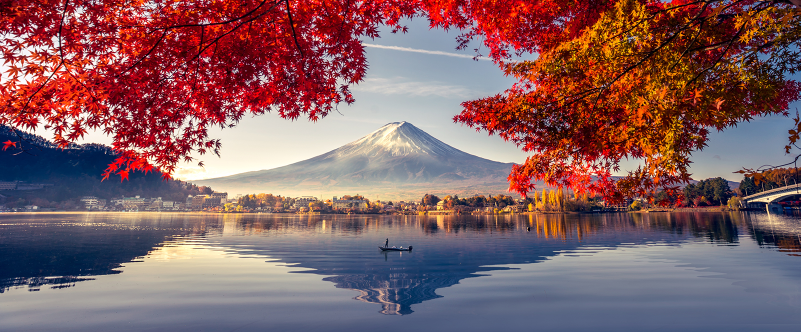
#> input picture 10-Modulos_Python_adicionales/imagen.jpg, 1601 x 664 px (shown at 1/2 size)
$ jupyter execute 04_modulo_pillow.ipynb
#> lines starting #> are read from the running program, lines starting #| are printed output that depends on the picture
# Módulo 10: Módulos adicionales de Python

## Parte 4: Trabajar con imágenes (módulo pillow)

El módulo Pillow (PIL) es una biblioteca popular de procesamiento de imágenes en Python. Proporciona una amplia gama de funciones y métodos para abrir, manipular y guardar diferentes formatos de archivo de Image. El módulo Pillow se usa ampliamente en aplicaciones que involucran procesamiento de imágenes, visión por computador y gráficos. Exploremos las características clave del módulo Pillow.

### 4.1. Introducción al módulo pillow

El módulo pillow proporciona una interfaz fácil de usar para realizar varias tareas relacionadas con imágenes, como abrir, cambiar el tamaño, recortar, aplicar filtros y guardar imágenes en diferentes formatos. El módulo Pillow admite una amplia gama de formatos de archivo de imagen, lo que lo hace versátil para trabajar con diferentes tipos de imágenes.

[cell 1]
from PIL import Image

# Abrir un archivo de imagen
imagen = Image.open("imagen.jpg")
#> imagen is the input picture: PIL image 1601x664 RGB; mean R, G, B 131.9, 94.8, 98.4

# Mostrar propiedades de la imagen
print("Formato de imagen:", imagen.format)
#| Formato de imagen: JPEG
print("Tamaño de la imagen:", imagen.size)
#| Tamaño de la imagen: (1601, 664)
print("Modo de imagen:", imagen.mode)
#| Modo de imagen: RGB

# Mostrar la imagen
imagen.show()

En este fragmento de código, importamos la clase Imagen del módulo PIL. Abrimos un archivo de imagen llamado "image.jpg" usando el método open() de la clase Image y lo almacenamos en la variable image. Luego mostramos algunas propiedades de la imagen, incluido su formato, tamaño y modo. Finalmente, usamos el método show() para mostrar la imagen.

### 4.2. Manipulación de imagen

El módulo Pillow proporciona una variedad de métodos para manipular imágenes, como cambiar el tamaño, recortar, rotar y aplicar varios filtros de Image. Estas operaciones le permiten modificar la apariencia y las características de las imágenes para adaptarlas a sus necesidades.

[cell 2]
from PIL import Image

# Abrir un archivo de imagen
imagen = Image.open("imagen.jpg")

# Cambiar el tamaño de la imagen
imagen_redimensionada = imagen.resize((400, 300))
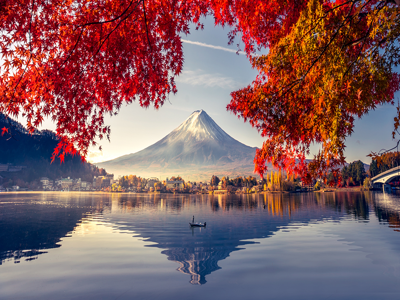
#> imagen_redimensionada: PIL image 400x300 RGB; mean R, G, B 131.8, 94.9, 98.4

# Recortar una región de la imagen
imagen_recortada = imagen.crop((100, 100, 300, 200))
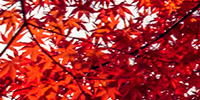
#> imagen_recortada: PIL image 200x100 RGB; mean R, G, B 174.7, 51.9, 53.9

# Girar la imagen
imagen_rotada = imagen.rotate(90)
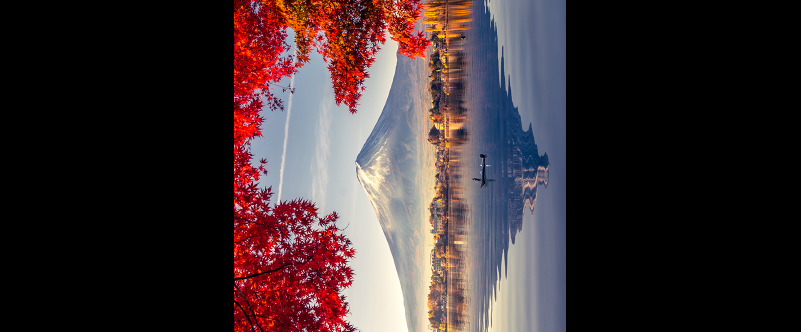
#> imagen_rotada: PIL image 1601x664 RGB (shown at 1/2 size); mean R, G, B 59.8, 46.1, 48.4

# Guardar imágenes modificadas
imagen_redimensionada.save("imagen_redimensionada.jpg")
imagen_recortada.save("imagen_recortada.jpg")
imagen_rotada.save("imagen_rotada.jpg")

En este ejemplo, importamos la clase Imagen del módulo PIL. Abrimos un archivo de imagen llamado "image.jpg" usando el método open() de la clase Image y lo almacenamos en la variable image. Luego realizamos varias operaciones de manipulación de imágenes. Cambiamos el tamaño de la imagen a un ancho de 400 píxeles y una altura de 300 píxeles usando el método resize(), que devuelve una nueva imagen redimensionada almacenada en la variable resized_image. Recortamos una región de la imagen definida por las coordenadas (100, 100, 300, 200) usando el método crop(), lo que da como resultado una nueva imagen recortada almacenada en la variable cropped_image. También rotamos la imagen 90 grados en el sentido de las agujas del reloj usando el método de rotación (), produciendo una nueva imagen rotada almacenada en la variable de imagen_rotada. Finalmente, guardamos las imágenes modificadas en archivos separados usando el método save().

### 4.3. Filtrado de imágenes

El módulo Pillow proporciona varios filtros de imagen que se pueden aplicar a las imágenes para mejorar su apariencia o extraer características específicas. Estos filtros le permiten realizar operaciones como desenfoque, nitidez, detección de bordes y más.

[cell 3]
from PIL import Image, ImageFilter

# Abrir un archivo de imagen
imagen = Image.open("imagen.jpg")

# Aplicar filtros de imagen
imagen_borrosa = imagen.filter(ImageFilter.BLUR)
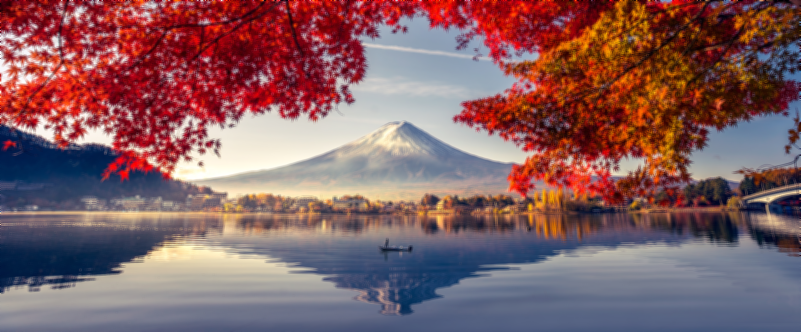
#> imagen_borrosa: PIL image 1601x664 RGB (shown at 1/2 size); mean R, G, B 131.9, 94.8, 98.4
imagen_afilada = imagen.filter(ImageFilter.SHARPEN)
edge_detected_image = imagen.filter(ImageFilter.FIND_EDGES)
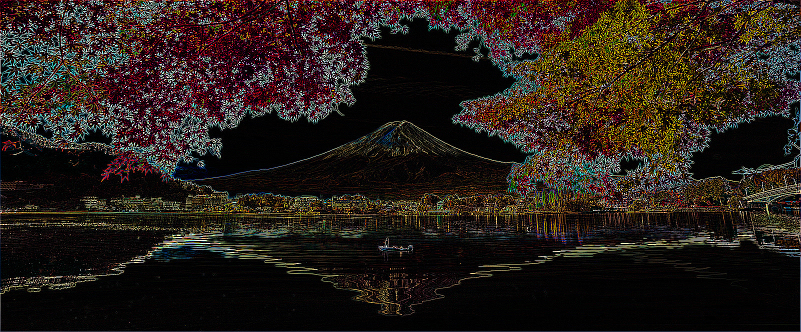
#> edge_detected_image: PIL image 1601x664 RGB (shown at 1/2 size); mean R, G, B 39.4, 30.5, 25

# Guardar imágenes modificadas
imagen_borrosa.save("imagen_borrosa.jpg")
imagen_afilada.save("imagen_afilada.jpg")
edge_detected_image.save("edge_detected_image.jpg")
